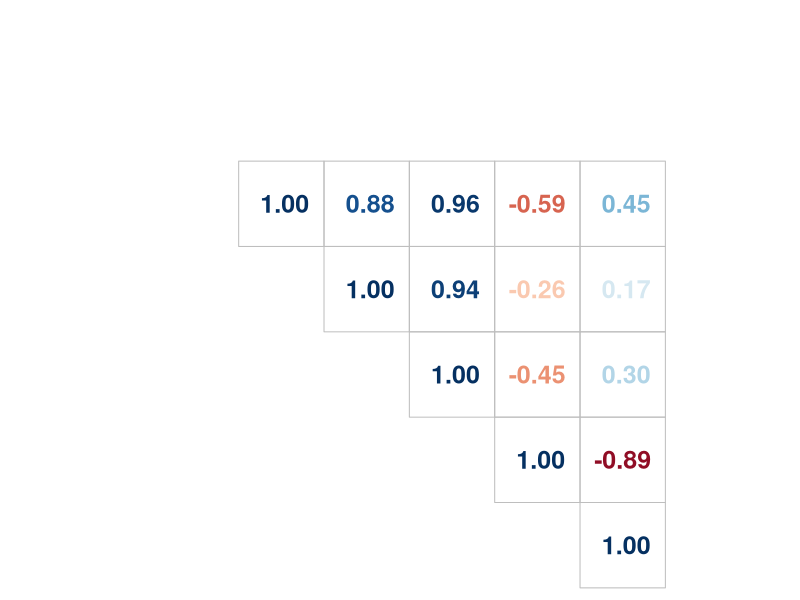

Write the R code that produced this figure. (Note: this script raises an error after producing the figure.)
## ---- chunk 1
#install.packages("lubridate")
library(lubridate) # Para las fechas
## ---- chunk 2
INSTAR<-read.table("instar_sn020.txt", header=T, sep=",", dec=".")
INSTAR$fecha <-as.Date(INSTAR$fecha, format="%m-%d-%y")#aunque pongo formato mm/dd/yyyy se pone como yyyy-mm-dd
## ---- chunk 3
INSTAR$yday <- yday(INSTAR$fecha) # anadimos el dia del anio con el paquete lubridate
INSTAR$year <- year(INSTAR$fecha) # anadimos el anio con el paquete lubridate
INSTAR$biociclo <- NULL
#write.csv(INSTAR, file = "datos_instar_bz008.csv", row.names=FALSE, na="")
## ---- chunk 4
subset_2001 <- subset(INSTAR, INSTAR$year==2001)
for(i in 1:length(subset_2001$yday)){
  ifelse(subset_2001$yday[i]<=79, 
       subset_2001$biociclo[i] <- 1, subset_2001$biociclo[i] <- 2)
}

subset_2002 <- subset(INSTAR, INSTAR$year==2002)
for(i in 1:length(subset_2002$yday)){
  ifelse(subset_2002$yday[i]<=79, 
       subset_2002$biociclo[i] <- 2, subset_2002$biociclo[i] <- 3)
}

subset_2003 <- subset(INSTAR, INSTAR$year==2003)
for(i in 1:length(subset_2003$yday)){
  ifelse(subset_2003$yday[i]<=79, 
       subset_2003$biociclo[i] <- 3, subset_2003$biociclo[i] <- 4)
}

subset_2004 <- subset(INSTAR, INSTAR$year==2004)
for(i in 1:length(subset_2004$yday)){
  ifelse(subset_2004$yday[i]<=79, 
       subset_2004$biociclo[i] <- 4, subset_2004$biociclo[i] <- 5)
}
subset_2005 <- subset(INSTAR, INSTAR$year==2005)
for(i in 1:length(subset_2005$yday)){
  ifelse(subset_2005$yday[i]<=79, 
       subset_2005$biociclo[i] <- 5, subset_2005$biociclo[i] <- 6)
}

subset_2006 <- subset(INSTAR, INSTAR$year==2006)
for(i in 1:length(subset_2006$yday)){
  ifelse(subset_2006$yday[i]<=79, 
       subset_2006$biociclo[i] <- 6, subset_2006$biociclo[i] <- 7)
}

subset_2007 <- subset(INSTAR, INSTAR$year==2007)
for(i in 1:length(subset_2007$yday)){
  ifelse(subset_2007$yday[i]<=79, 
       subset_2007$biociclo[i] <- 7, subset_2007$biociclo[i] <- 8)
}

subset_2008 <- subset(INSTAR, INSTAR$year==2008)
for(i in 1:length(subset_2008$yday)){
  ifelse(subset_2008$yday[i]<=79, 
       subset_2008$biociclo[i] <- 8, subset_2008$biociclo[i] <- 9)
}

subset_2009 <- subset(INSTAR, INSTAR$year==2009)
for(i in 1:length(subset_2009$yday)){
  ifelse(subset_2009$yday[i]<=79, 
       subset_2009$biociclo[i] <- 9, subset_2009$biociclo[i] <- 10)
}

subset_2010 <- subset(INSTAR, INSTAR$year==2010)
for(i in 1:length(subset_2010$yday)){
  ifelse(subset_2010$yday[i]<=79, 
       subset_2010$biociclo[i] <- 10, subset_2010$biociclo[i] <- 11)
}

subset_2011 <- subset(INSTAR, INSTAR$year==2011)
for(i in 1:length(subset_2011$yday)){
  ifelse(subset_2011$yday[i]<=79, 
       subset_2011$biociclo[i] <- 11, subset_2011$biociclo[i] <- 12)
}

subset_2012 <- subset(INSTAR, INSTAR$year==2012)
for(i in 1:length(subset_2012$yday)){
  ifelse(subset_2012$yday[i]<=79, 
       subset_2012$biociclo[i] <- 12, subset_2012$biociclo[i] <- 13)
}

subset_2013 <- subset(INSTAR, INSTAR$year==2013)
for(i in 1:length(subset_2013$yday)){
  ifelse(subset_2013$yday[i]<=79, 
       subset_2013$biociclo[i] <- 13, subset_2013$biociclo[i] <- 14)
}

subset_2014 <- subset(INSTAR, INSTAR$year==2014)
for(i in 1:length(subset_2014$yday)){
  ifelse(subset_2014$yday[i]<=79, 
       subset_2014$biociclo[i] <- 14, subset_2014$biociclo[i] <- 15)
}

INSTAR<- rbind(subset_2002, subset_2003, subset_2004, subset_2005, subset_2006, subset_2007, subset_2008, subset_2009, subset_2010, subset_2011, subset_2012, subset_2013, subset_2014)

#QUITAR BIOCICLO 2 y 15(incompletos)
INSTAR<-INSTAR[!(INSTAR$biociclo=="2"),]
INSTAR<-INSTAR[!(INSTAR$biociclo=="15"),]
## ---- chunk 5
sum_l1<- aggregate(x = INSTAR$L1, by=list(biociclo=INSTAR$biociclo), FUN=sum, na.rm=TRUE)
names(sum_l1)[2] <- "sum_l1"

sum_l2<- aggregate(x = INSTAR$L2, by=list(biociclo=INSTAR$biociclo), FUN=sum, na.rm=TRUE)
names(sum_l2)[2] <- "sum_l2"

larvas<-cbind(sum_l1, sum_l2)
larvas<-larvas[-c(3)]
larvas$sum_l1l2=larvas[,2]+larvas[,3]

sum_huevo<- aggregate(x = INSTAR$huevo, by=list(biociclo=INSTAR$biociclo), FUN=sum, na.rm=TRUE)
names(sum_huevo)[2] <- "sum_huevo"

sum_crisalida<- aggregate(x = INSTAR$crisalida, by=list(biociclo=INSTAR$biociclo), FUN=sum, na.rm=TRUE)
names(sum_crisalida)[2] <- "sum_crisalida"

avg_exergia<-aggregate(INSTAR$exergia, by=list(biociclo=INSTAR$biociclo), FUN=mean, na.rm=TRUE)
names(avg_exergia)[2] <- "avg_exergia"


agreg_INSTAR <- cbind(larvas,avg_exergia, sum_crisalida, sum_huevo)
agreg_INSTAR_biociclo <- agreg_INSTAR[ -c(5, 7, 9) ]

#write.csv(agreg_INSTAR_biociclo,"agreg_INSTAR_bz008_biociclo.csv",row.names=FALSE, na="")
## ---- chunk 6
COPLAS<-read.csv("cortijuela.csv", header=TRUE, sep="," , na.strings = "NA")
names(COPLAS)[1]<- "RODAL"
## ---- chunk 7
#rodal<-subset(COPLAS, RODAL == "GR000030")
#rodal<-subset(COPLAS, RODAL == "GR134018")
rodal<-subset(COPLAS, RODAL == "GR134020")
#rodal<-subset(COPLAS, RODAL == "GR134021")
## ---- chunk 8
#Eliminar primer y ultimo anio porque en Instar no teneos datos de ese anio completo. 
rodal<-rodal[-c(1:9, 22),]
## ---- chunk 9
rodal$biociclo <- 3:14 #Sierra Nevada
## ---- chunk 10
COPLAS_INSTAR<-merge.data.frame(agreg_INSTAR_biociclo, rodal, by.x = "biociclo")
COPLAS_INSTAR<-COPLAS_INSTAR[-c(8)] #Eliminar la columna con el nombre del rodal
COPLAS_INSTAR_omit<-na.omit(COPLAS_INSTAR)#Eliminar filas donde datos de COPLAS sean 'na'
## ---- chunk 11
library(graphics)
library(ggplot2)
## ---- chunk 12
library(corrplot)
## ---- chunk 13
#Preparamos una tabla con las variables que se van a correlacionar
tabla_cor<-COPLAS_INSTAR_omit[-c(1, 6, 7, 8)]
#Hacemos la correlacion
correlacion<-cor(tabla_cor, method = "spearman")
#Calculo significancia
cor.mtest <- function(mat, conf.level = 0.95){
  mat <- as.matrix(mat)
    n <- ncol(mat)
    p.mat <- lowCI.mat <- uppCI.mat <- matrix(NA, n, n)
    diag(p.mat) <- 0
    diag(lowCI.mat) <- diag(uppCI.mat) <- 1
    for(i in 1:(n-1)){
        for(j in (i+1):n){
            tmp <- cor.test(mat[,i], mat[,j], conf.level = conf.level)
            p.mat[i,j] <- p.mat[j,i] <- tmp$p.value
            lowCI.mat[i,j] <- lowCI.mat[j,i] <- tmp$conf.int[1]
            uppCI.mat[i,j] <- uppCI.mat[j,i] <- tmp$conf.int[2]
        }
    }
    return(list(p.mat, lowCI.mat, uppCI.mat))
}
res1 <- cor.mtest(tabla_cor,0.95)

#Plot
corrplot(correlacion, p.mat = res1[[1]], sig.level=0.05, method = "number", type = "upper", tl.col = "black", number.cex = 1.5)
## ---- chunk 14
exergia_ts_y<-ts(agreg_INSTAR_biociclo$avg_exergia, frequency = 1)
exergia_acf_y<-acf(exergia_ts_y, type=c("correlation"), plot=TRUE, lag.max = 12)

L1_ts_y<-ts(agreg_INSTAR_biociclo$sum_l1, frequency = 1)
L1_acf_y<-acf(L1_ts_y, type=c("correlation"), plot=TRUE, lag.max = 12)

L2_ts_y<-ts(agreg_INSTAR_biociclo$sum_l2, frequency = 1)
L2_acf_y<-acf(L2_ts_y, type=c("correlation"), plot=TRUE, lag.max = 12)

huevo_ts_y<-ts(agreg_INSTAR_biociclo$sum_huevo, frequency = 1)
huevo_acf_y<-acf(huevo_ts_y, type=c("correlation"), plot=TRUE, lag.max = 12)

crisalida_ts_y<-ts(agreg_INSTAR_biociclo$sum_crisalida, frequency = 1)
crisalida_acf_y<-acf(crisalida_ts_y, type=c("correlation"), plot=TRUE, lag.max = 12)

#Mirar ACF de COPLAS
coplas_ts<-ts(COPLAS$GRADO.REVISADO, frequency = 1)
coplas_acf<-acf(coplas_ts, type=c("correlation"), plot=TRUE, lag.max = 12)
## ---- chunk 15
max_huevo<-aggregate(x = INSTAR$huevo, by=list(biociclo=INSTAR$biociclo), FUN=max, na.rm=TRUE)
names(max_huevo)[2] <- "max_huevo"
tend_huevo<-lm(max_huevo)
summary(tend_huevo)
plot(max_huevo)
dev.off()
## ---- chunk 16
max_L1<-aggregate(x = INSTAR$L1, by=list(biociclo=INSTAR$biociclo), FUN=max, na.rm=TRUE)
names(max_L1)[2] <- "max_L1"
tend_L1<-lm(max_L1)
summary(tend_L1)
plot(max_L1)
abline(tend_L1)
dev.off()
## ---- chunk 17
max_L2<-aggregate(x = INSTAR$L2, by=list(biociclo=INSTAR$biociclo), FUN=max, na.rm=TRUE)
names(max_L2)[2] <- "max_L2"
tend_L2<-lm(max_L2)
summary(tend_L2)
plot(max_L2)
abline(tend_L2)
dev.off()
## ---- chunk 18
max_crisalida<-aggregate(x = INSTAR$crisalida, by=list(biociclo=INSTAR$biociclo), FUN=max, na.rm=TRUE)
names(max_crisalida)[2] <- "max_crisalida"
tend_crisalida<-lm(max_crisalida)
summary(tend_crisalida)
plot(max_crisalida)
abline(tend_crisalida)
dev.off()
## ---- chunk 19
max_exergia<-aggregate(x = INSTAR$exergia, by=list(biociclo=INSTAR$biociclo), FUN=max, na.rm=TRUE)
names(max_exergia)[2] <- "max_exergia"
tend_exergia_mx<-lm(max_exergia)
summary(tend_exergia_mx)
plot(max_exergia)
abline(tend_exergia_mx)
dev.off()
## ---- chunk 20
min_exergia<-aggregate(x = INSTAR$exergia, by=list(biociclo=INSTAR$biociclo), FUN=min, na.rm=TRUE)
names(min_exergia)[2] <- "min_exergia"
tend_exergia_mn<-lm(min_exergia)
summary(tend_exergia_mn)
plot(min_exergia)
abline(tend_exergia_mn)
dev.off()
